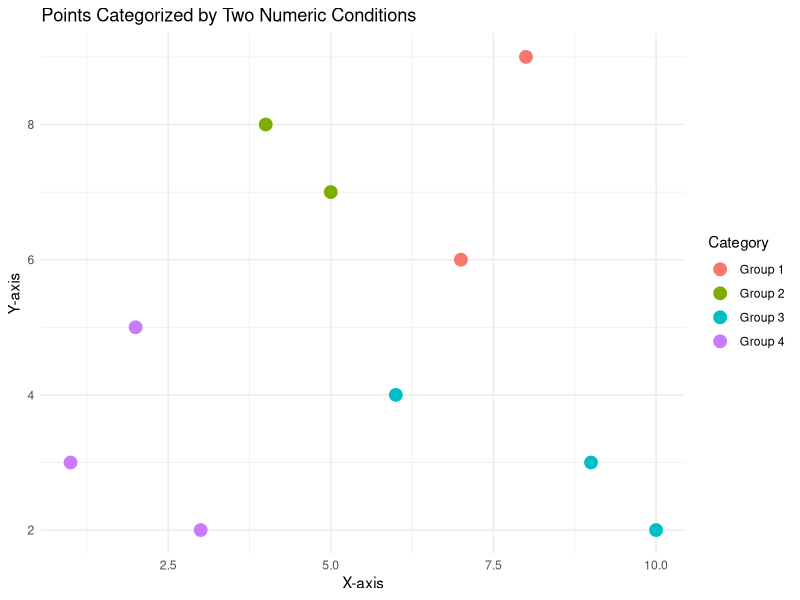

Generate this figure with R:
# Load ggplot2 package
library(ggplot2)

# Sample data
df <- data.frame(
  x = c(1, 2, 3, 4, 5, 6, 7, 8, 9, 10),
  y = c(3, 5, 2, 8, 7, 4, 6, 9, 3, 2)
)

# Create a new categorical variable based on two numeric conditions
df$Category <- ifelse(df$x > 5 & df$y > 5, "Group 1", 
                      ifelse(df$x <= 5 & df$y > 5, "Group 2", 
                             ifelse(df$x > 5 & df$y <= 5, "Group 3", "Group 4")))

# Create the ggplot
ggplot(df, aes(x = x, y = y, color = Category)) +
  geom_point(size = 4) +  # Scatter plot with points
  labs(title = "Points Categorized by Two Numeric Conditions",
       x = "X-axis", 
       y = "Y-axis") +
  theme_minimal()
